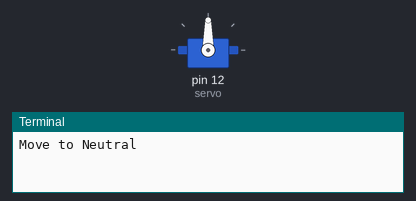
A program run on a simulated Raspberry Pi (header pin numbers). Shown: servo, the last lines printed to the terminal. Servo angles are drawn from the pulse width (0.5 ms = 0°, 2.5 ms = 180°).

Above: at 0.05 s.
At 1.5 s:
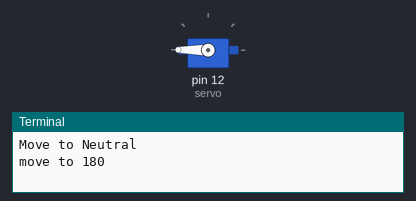
At 3.0 s:
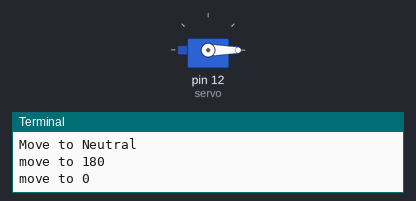
Timing chart, 0 to 6.9 s (numbered marks = the images above):
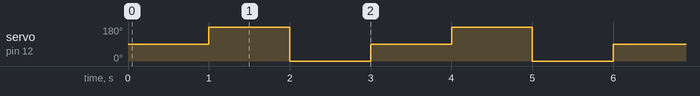

Measured:
- by itself, servo on pin 12 (servo): repeats every 3.0 s: 0° 1.0 s, 90° 1.0 s, 180° 1.0 s

The program:

servo1.1.py
```python
import RPi.GPIO as GPIO
import time

GPIO.setmode(GPIO.BOARD)
# Connect to pin 12 not GPIO 12
servo = 12

GPIO.setup(servo, GPIO.OUT)

p = GPIO.PWM(servo, 50)
p.start(7.5)

try:
    while True:
        print "Move to Neutral"
        p.ChangeDutyCycle(7.5)
        time.sleep(1)
        print "move to 180"
        p.ChangeDutyCycle(12.5)
        time.sleep(1)
        print "move to 0"
        p.ChangeDutyCycle(2.5)
        time.sleep(1)

except KeyboardInterrupt:
    print "stopping program"
    p.stop()

    GPIO.cleanup()
```
